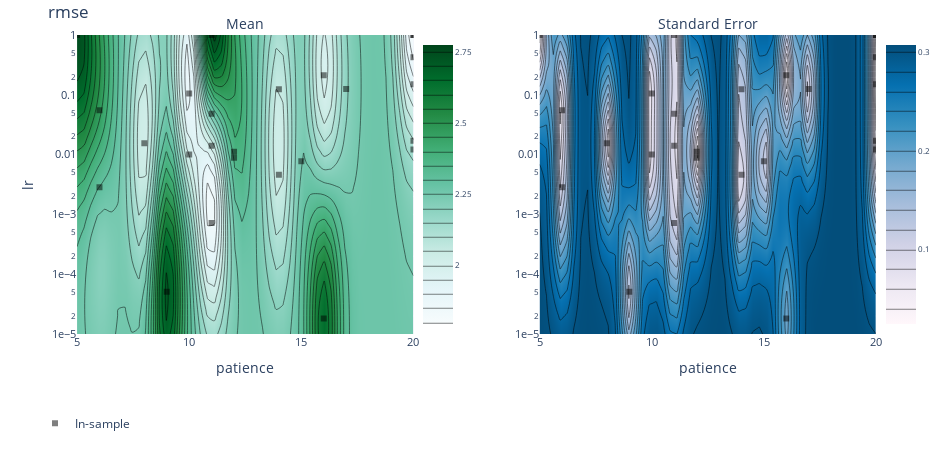

The notebook cell saved with this chart:
### Code cell
render(ax_client.get_contour_plot(param_x="patience", param_y="lr", metric_name="rmse"))

### Figure 1 — Plotly figure (JSON) as saved in the notebook; plotly's stock layout.template omitted (floating-point values rounded to 4 significant figures; data arrays with more than 128 entries replaced by an {"elided": "..."} marker saying what was removed)
{"data": [{"autocolorscale": false, "autocontour": true, "colorbar": {"tickfont": {"size": 8}, "ticksuffix": "", "x": 0.45, "y": 0.5}, "colorscale": [[0, "rgb(247,252,253)"], [0.125, "rgb(229,245,249)"], [0.25, "rgb(204,236,230)"], [0.375, "rgb(153,216,201)"], [0.5, "rgb(102,194,164)"], [0.625, "rgb(65,174,118)"], [0.75, "rgb(35,139,69)"], [0.875, "rgb(0,109,44)"], [1, "rgb(0,68,27)"]], "contours": {"coloring": "heatmap"}, "hoverinfo": "x+y+z", "ncontours": 25, "type": "contour", "x": [5, 5.306, 5.612, 5.918, 6.224, 6.531, 6.837, 7.143, 7.449, 7.755, 8.061, 8.367, 8.673, 8.98, 9.286, 9.592, 9.898, 10.2, 10.51, 10.82, 11.12, 11.43, 11.73, 12.04, 12.35, 12.65, 12.96, 13.27, 13.57, 13.88, 14.18, 14.49, 14.8, 15.1, 15.41, 15.71, 16.02, 16.33, 16.63, 16.94, 17.24, 17.55, 17.86, 18.16, 18.47, 18.78, 19.08, 19.39, 19.69, 20], "xaxis": "x", "y": [1e-05, 1.265e-05, 1.6e-05, 2.024e-05, 2.56e-05, 3.237e-05, 4.095e-05, 5.179e-05, 6.551e-05, 8.286e-05, 0.0001048, 0.0001326, 0.0001677, 0.0002121, 0.0002683, 0.0003393, 0.0004292, 0.0005429, 0.0006866, 0.0008685, 0.001099, 0.001389, 0.001758, 0.002223, 0.002812, 0.003556, 0.004498, 0.00569, 0.007197, 0.009103, 0.01151, 0.01456, 0.01842, 0.0233, 0.02947, 0.03728, 0.04715, 0.05964, 0.07543, 0.09541, 0.1207, 0.1526, 0.1931, 0.2442, 0.3089, 0.3907, 0.4942, 0.6251, 0.7906, 1], "yaxis": "y", "z": {"elided": "50x50 float values"}, "zauto": true, "zmax": 2.774, "zmin": -2.774}, {"autocolorscale": false, "autocontour": true, "colorbar": {"tickfont": {"size": 8}, "ticksuffix": "", "x": 1, "y": 0.5}, "colorscale": [[0, "rgb(255,247,251)"], [0.1429, "rgb(236,231,242)"], [0.2857, "rgb(208,209,230)"], [0.4286, "rgb(166,189,219)"], [0.5714, "rgb(116,169,207)"], [0.7143, "rgb(54,144,192)"], [0.8571, "rgb(5,112,176)"], [1, "rgb(3,78,123)"]], "contours": {"coloring": "heatmap"}, "hoverinfo": "x+y+z", "ncontours": 25, "type": "contour", "x": [5, 5.306, 5.612, 5.918, 6.224, 6.531, 6.837, 7.143, 7.449, 7.755, 8.061, 8.367, 8.673, 8.98, 9.286, 9.592, 9.898, 10.2, 10.51, 10.82, 11.12, 11.43, 11.73, 12.04, 12.35, 12.65, 12.96, 13.27, 13.57, 13.88, 14.18, 14.49, 14.8, 15.1, 15.41, 15.71, 16.02, 16.33, 16.63, 16.94, 17.24, 17.55, 17.86, 18.16, 18.47, 18.78, 19.08, 19.39, 19.69, 20], "xaxis": "x2", "y": [1e-05, 1.265e-05, 1.6e-05, 2.024e-05, 2.56e-05, 3.237e-05, 4.095e-05, 5.179e-05, 6.551e-05, 8.286e-05, 0.0001048, 0.0001326, 0.0001677, 0.0002121, 0.0002683, 0.0003393, 0.0004292, 0.0005429, 0.0006866, 0.0008685, 0.001099, 0.001389, 0.001758, 0.002223, 0.002812, 0.003556, 0.004498, 0.00569, 0.007197, 0.009103, 0.01151, 0.01456, 0.01842, 0.0233, 0.02947, 0.03728, 0.04715, 0.05964, 0.07543, 0.09541, 0.1207, 0.1526, 0.1931, 0.2442, 0.3089, 0.3907, 0.4942, 0.6251, 0.7906, 1], "yaxis": "y2", "z": {"elided": "50x50 float values"}}, {"hoverinfo": "text", "legendgroup": "In-sample", "marker": {"color": "black", "opacity": 0.5, "symbol": 1}, "mode": "markers", "name": "In-sample", "text": ["Arm 0_0<br>rmse: 1.99415 (SEM: None)<br>lr: 0.01<br>patience: 10<br>dropout_rate: 0.2", "Arm 1_0<br>rmse: 2.19222 (SEM: None)<br>lr: 0.125509<br>patience: 17<br>dropout_rate: 0.294307", "Arm 2_0<br>rmse: 2.26972 (SEM: None)<br>lr: 0.00283491<br>patience: 6<br>dropout_rate: 0.0234379", "Arm 3_0<br>rmse: 4.54175 (SEM: None)<br>lr: 1.82066e-05<br>patience: 16<br>dropout_rate: 0.469583", "Arm 4_0<br>rmse: 1.99673 (SEM: None)<br>lr: 0.0140103<br>patience: 11<br>dropout_rate: 0.200625", "Arm 5_0<br>rmse: 2.0223 (SEM: None)<br>lr: 0.00460178<br>patience: 14<br>dropout_rate: 0.119491", "Arm 6_0<br>rmse: 4.27373 (SEM: None)<br>lr: 5.07361e-05<br>patience: 9<br>dropout_rate: 0.33677", "Arm 7_0<br>rmse: 2.15148 (SEM: None)<br>lr: 0.0170906<br>patience: 20<br>dropout_rate: 0.01", "Arm 8_0<br>rmse: 2.08577 (SEM: None)<br>lr: 0.0121741<br>patience: 20<br>dropout_rate: 0.5", "Arm 9_0<br>rmse: 2.26029 (SEM: None)<br>lr: 0.00777355<br>patience: 15<br>dropout_rate: 0.293744", "Arm 10_0<br>rmse: 1.86847 (SEM: None)<br>lr: 0.105075<br>patience: 10<br>dropout_rate: 0.147632", "Arm 11_0<br>rmse: 1.79464 (SEM: None)<br>lr: 1<br>patience: 20<br>dropout_rate: 0.110907", "Arm 12_0<br>rmse: 1990.27 (SEM: None)<br>lr: 1<br>patience: 5<br>dropout_rate: 0.0898784", "Arm 13_0<br>rmse: 1.97489 (SEM: None)<br>lr: 0.211331<br>patience: 16<br>dropout_rate: 0.114327", "Arm 14_0<br>rmse: 2.28744 (SEM: None)<br>lr: 0.0482702<br>patience: 11<br>dropout_rate: 0.0291684", "Arm 15_0<br>rmse: 1.93338 (SEM: None)<br>lr: 0.150005<br>patience: 20<br>dropout_rate: 0.146033", "Arm 16_0<br>rmse: 1.85068 (SEM: None)<br>lr: 1<br>patience: 20<br>dropout_rate: 0.0721975", "Arm 17_0<br>rmse: 2.8931 (SEM: None)<br>lr: 1<br>patience: 11<br>dropout_rate: 0.190181", "Arm 18_0<br>rmse: 2.4767 (SEM: None)<br>lr: 0.0553646<br>patience: 6<br>dropout_rate: 0.206761", "Arm 19_0<br>rmse: 2.03921 (SEM: None)<br>lr: 0.124382<br>patience: 14<br>dropout_rate: 0.01", "Arm 20_0<br>rmse: 2.20859 (SEM: None)<br>lr: 0.0088271<br>patience: 12<br>dropout_rate: 0.0143339", "Arm 21_0<br>rmse: 2.38058 (SEM: None)<br>lr: 0.0112081<br>patience: 12<br>dropout_rate: 0.159053", "Arm 22_0<br>rmse: 1.87371 (SEM: None)<br>lr: 0.000719783<br>patience: 11<br>dropout_rate: 0.01", "Arm 23_0<br>rmse: 2.00791 (SEM: None)<br>lr: 0.0155516<br>patience: 8<br>dropout_rate: 0.234348", "Arm 24_0<br>rmse: 1.89954 (SEM: None)<br>lr: 0.425123<br>patience: 20<br>dropout_rate: 0.0451729"], "type": "scatter", "x": [10, 17, 6, 16, 11, 14, 9, 20, 20, 15, 10, 20, 5, 16, 11, 20, 20, 11, 6, 14, 12, 12, 11, 8, 20], "xaxis": "x", "y": [0.01, 0.1255, 0.002835, 1.821e-05, 0.01401, 0.004602, 5.074e-05, 0.01709, 0.01217, 0.007774, 0.1051, 1, 1, 0.2113, 0.04827, 0.15, 1, 1, 0.05536, 0.1244, 0.008827, 0.01121, 0.0007198, 0.01555, 0.4251], "yaxis": "y"}, {"hoverinfo": "text", "legendgroup": "In-sample", "marker": {"color": "black", "opacity": 0.5, "symbol": 1}, "mode": "markers", "name": "In-sample", "showlegend": false, "text": ["Arm 0_0<br>rmse: 1.99415 (SEM: None)<br>lr: 0.01<br>patience: 10<br>dropout_rate: 0.2", "Arm 1_0<br>rmse: 2.19222 (SEM: None)<br>lr: 0.125509<br>patience: 17<br>dropout_rate: 0.294307", "Arm 2_0<br>rmse: 2.26972 (SEM: None)<br>lr: 0.00283491<br>patience: 6<br>dropout_rate: 0.0234379", "Arm 3_0<br>rmse: 4.54175 (SEM: None)<br>lr: 1.82066e-05<br>patience: 16<br>dropout_rate: 0.469583", "Arm 4_0<br>rmse: 1.99673 (SEM: None)<br>lr: 0.0140103<br>patience: 11<br>dropout_rate: 0.200625", "Arm 5_0<br>rmse: 2.0223 (SEM: None)<br>lr: 0.00460178<br>patience: 14<br>dropout_rate: 0.119491", "Arm 6_0<br>rmse: 4.27373 (SEM: None)<br>lr: 5.07361e-05<br>patience: 9<br>dropout_rate: 0.33677", "Arm 7_0<br>rmse: 2.15148 (SEM: None)<br>lr: 0.0170906<br>patience: 20<br>dropout_rate: 0.01", "Arm 8_0<br>rmse: 2.08577 (SEM: None)<br>lr: 0.0121741<br>patience: 20<br>dropout_rate: 0.5", "Arm 9_0<br>rmse: 2.26029 (SEM: None)<br>lr: 0.00777355<br>patience: 15<br>dropout_rate: 0.293744", "Arm 10_0<br>rmse: 1.86847 (SEM: None)<br>lr: 0.105075<br>patience: 10<br>dropout_rate: 0.147632", "Arm 11_0<br>rmse: 1.79464 (SEM: None)<br>lr: 1<br>patience: 20<br>dropout_rate: 0.110907", "Arm 12_0<br>rmse: 1990.27 (SEM: None)<br>lr: 1<br>patience: 5<br>dropout_rate: 0.0898784", "Arm 13_0<br>rmse: 1.97489 (SEM: None)<br>lr: 0.211331<br>patience: 16<br>dropout_rate: 0.114327", "Arm 14_0<br>rmse: 2.28744 (SEM: None)<br>lr: 0.0482702<br>patience: 11<br>dropout_rate: 0.0291684", "Arm 15_0<br>rmse: 1.93338 (SEM: None)<br>lr: 0.150005<br>patience: 20<br>dropout_rate: 0.146033", "Arm 16_0<br>rmse: 1.85068 (SEM: None)<br>lr: 1<br>patience: 20<br>dropout_rate: 0.0721975", "Arm 17_0<br>rmse: 2.8931 (SEM: None)<br>lr: 1<br>patience: 11<br>dropout_rate: 0.190181", "Arm 18_0<br>rmse: 2.4767 (SEM: None)<br>lr: 0.0553646<br>patience: 6<br>dropout_rate: 0.206761", "Arm 19_0<br>rmse: 2.03921 (SEM: None)<br>lr: 0.124382<br>patience: 14<br>dropout_rate: 0.01", "Arm 20_0<br>rmse: 2.20859 (SEM: None)<br>lr: 0.0088271<br>patience: 12<br>dropout_rate: 0.0143339", "Arm 21_0<br>rmse: 2.38058 (SEM: None)<br>lr: 0.0112081<br>patience: 12<br>dropout_rate: 0.159053", "Arm 22_0<br>rmse: 1.87371 (SEM: None)<br>lr: 0.000719783<br>patience: 11<br>dropout_rate: 0.01", "Arm 23_0<br>rmse: 2.00791 (SEM: None)<br>lr: 0.0155516<br>patience: 8<br>dropout_rate: 0.234348", "Arm 24_0<br>rmse: 1.89954 (SEM: None)<br>lr: 0.425123<br>patience: 20<br>dropout_rate: 0.0451729"], "type": "scatter", "x": [10, 17, 6, 16, 11, 14, 9, 20, 20, 15, 10, 20, 5, 16, 11, 20, 20, 11, 6, 14, 12, 12, 11, 8, 20], "xaxis": "x2", "y": [0.01, 0.1255, 0.002835, 1.821e-05, 0.01401, 0.004602, 5.074e-05, 0.01709, 0.01217, 0.007774, 0.1051, 1, 1, 0.2113, 0.04827, 0.15, 1, 1, 0.05536, 0.1244, 0.008827, 0.01121, 0.0007198, 0.01555, 0.4251], "yaxis": "y2"}], "layout": {"annotations": [{"font": {"size": 14}, "showarrow": false, "text": "Mean", "x": 0.25, "xanchor": "center", "xref": "paper", "y": 1, "yanchor": "bottom", "yref": "paper"}, {"font": {"size": 14}, "showarrow": false, "text": "Standard Error", "x": 0.8, "xanchor": "center", "xref": "paper", "y": 1, "yanchor": "bottom", "yref": "paper"}], "autosize": false, "height": 450, "hovermode": "closest", "legend": {"orientation": "h", "x": 0, "y": -0.25}, "margin": {"b": 100, "l": 35, "pad": 0, "r": 35, "t": 35}, "title": {"text": "rmse"}, "width": 950, "xaxis": {"anchor": "y", "autorange": false, "domain": [0.05, 0.45], "exponentformat": "e", "range": [5, 20], "tickfont": {"size": 11}, "tickmode": "auto", "title": {"text": "patience"}, "type": "linear"}, "xaxis2": {"anchor": "y2", "autorange": false, "domain": [0.6, 1], "exponentformat": "e", "range": [5, 20], "tickfont": {"size": 11}, "tickmode": "auto", "title": {"text": "patience"}, "type": "linear"}, "yaxis": {"anchor": "x", "autorange": false, "domain": [0, 1], "exponentformat": "e", "range": [-5, 0], "tickfont": {"size": 11}, "tickmode": "auto", "title": {"text": "lr"}, "type": "log"}, "yaxis2": {"anchor": "x2", "autorange": false, "domain": [0, 1], "exponentformat": "e", "range": [-5, 0], "tickfont": {"size": 11}, "tickmode": "auto", "type": "log"}}}
